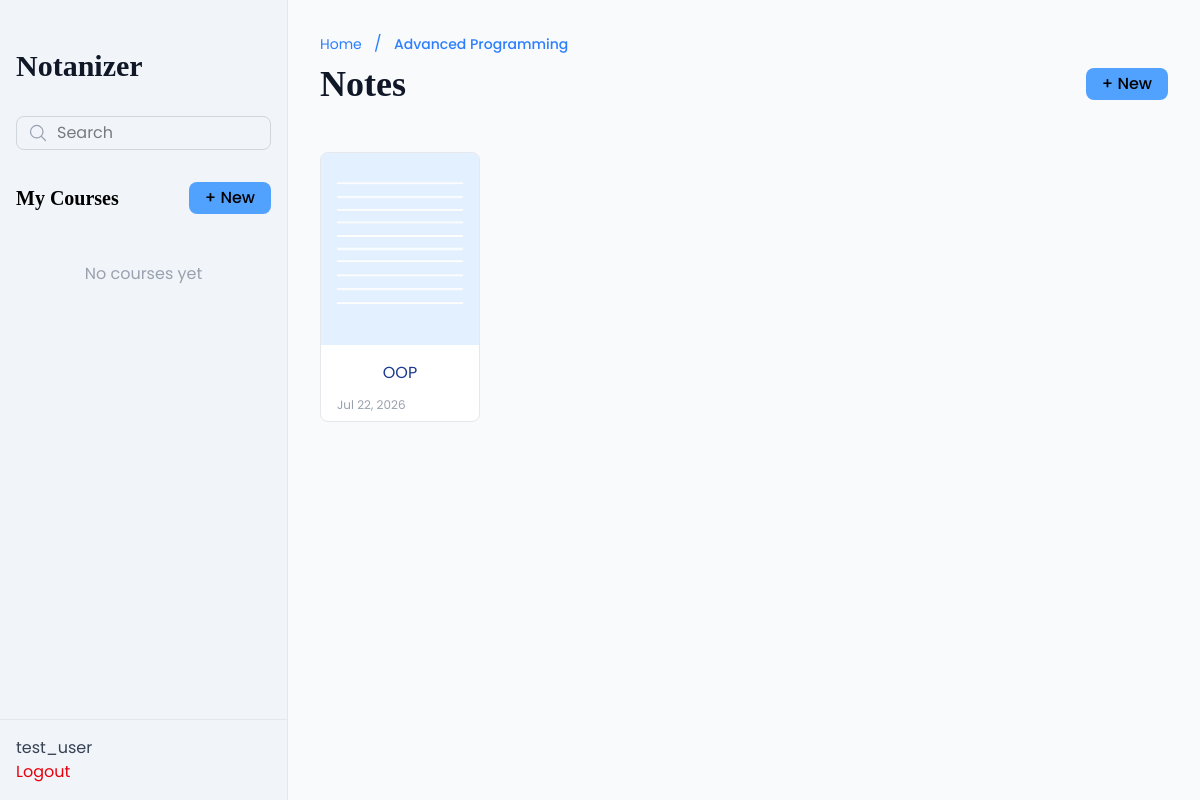
Screenshot of /course/1/ (signed in) with the database file from the repository.
### Notanizer/models.py (models this page shows, shortened)
class User(AbstractUser):
    pass

class Course(models.Model):
    title = models.CharField(max_length=100)
    description = models.TextField(blank=True, null=True)
    author = models.ForeignKey(User, on_delete=models.CASCADE)
    created = models.DateTimeField(auto_now_add=True)

class Note(models.Model):
    title = models.CharField(max_length=200)
    description = models.TextField(blank=True, null=True)
    content = models.TextField(blank=True, null=True)
    course = models.ForeignKey(Course, on_delete=models.CASCADE, related_name='notes')
    created = models.DateTimeField(auto_now_add=True)

### Notanizer/views.py (the view)
# urls.py: path('course/<int:course_id>/', views.course_detail, name='course_detail'),
@login_required
def course_detail(request, course_id):
    course = get_object_or_404(Course, id=course_id, author=request.user)
    return render(request, 'courses/detail.html', {'course': course})

### templates/courses/detail.html
{% extends 'base.html' %}
{% load static %}
{% block content %}
<div class="w-full">
    <div class="mb-2">
        <a href="{% url 'home' %}" class="text-sm text-blue-500">Home</a>
        <span class="mx-2 text-blue-500">/</span>
        <span class="text-sm text-blue-500 font-medium">{{ course.title }}</span>
    </div>
    <div class="flex items-center justify-between mb-8 gap-4">
        <h1 class="text-4xl font-bold text-gray-900">Notes</h1>
        <a href="{% url 'create_note' course.id %}" class="bg-blue-400 hover:bg-blue-500 text-black rounded-lg block text-center font-medium px-4 py-1 h-fit ml-auto">
            + New
        </a>
    </div>
    {% if course.notes.all %}
        <div class="grid grid-cols-2 md:grid-cols-4 lg:grid-cols-5 gap-3 mb-8">
            {% for note in course.notes.all %}
                <a href="{% url 'note_detail' note.id %}" class="course-card bg-white rounded-lg border border-gray-200 overflow-hidden mt-4">
                    <img src="{% static 'covers/Notes.jpg'%}" alt="{{ note.title }}" class="w-full h-48 object-cover">
                    <p class="mt-4 font-semi-bold text-blue-900 text-center px-2">{{ note.title }}</p>
                    <div class="flex justify-between items-center text-sm text-gray-500">
                        <p class="mt-3 text-xs text-center text-gray-400 mb-2 ml-4">{{ note.created|date:"M d, Y" }}</p>
                    </div>
                </a>
            {% endfor %}
        </div>
    {% else %}
            <p class="text-xl text-gray-600 p-12 mb-6">No notes yet.Tap <strong>New</strong> to create one!</p>
    {% endif %}
</div>
{% endblock %}

### templates/base.html (shortened to what this page needs)
{% load static %}
<!DOCTYPE html>
<html lang="en">
    <head>
        <link rel="stylesheet" href="{% static 'style.css' %}" />
        <link rel="stylesheet" href="{% static 'output.css' %}" />
    </head>
    <body class="bg-slate-50 m-0">
        <div class="flex h-screen w-screen">
            <aside class="bg-slate-100 w-72 border-r border-gray-200 flex flex-col">
                <div class="flex-1 overflow-y-auto min-h-0 p-4">
                    <h1 class="text-3xl text-gray-900 font-bold mr-auto py-8">Notanizer</h1>
                    <div class="relative mb-6">
                        <input type="text" placeholder="Search"
                        class="w-full px-4 py-1 pl-10 pr-4 border border-gray-300 rounded-lg focus:outline-none focus:ring-1 focus:ring-blue-400">
                    </div>
                    <div class="flex items-center justify-between mt-8 w-full">
                        <h1 class="text-xl font-semibold justify-start">My Courses</h1>
                        <a href="{% url 'create_course' %}" class="bg-blue-400 hover:bg-blue-500 text-black rounded-lg block text-center font-medium px-4 py-1 ml-auto">
                            + New
                        </a>
                    </div>
                    <div class="mt-4 space-y-4 justify-between overflow-y-auto">
                        {% for course in courses %}
                            <input type="checkbox" id="course-{{ course.id }}" class="hidden" unchecked>
                            <div class="course-header bg-gray-50 flex items-center justify-between p-3 rounded-lg">
                                <a href="{% url 'course_detail' course.id %}" class="text-gray-900 hover:text-blue-700">
                                    {{ course.title }}
                                </a>
                            </div>
                            <div class="notes" id="notes-{{ course.id }}">
                                {% for note in course.notes.all %}
                                    <a href="{% url 'note_detail' note.id %}" class="block px-4 py-6 text-sm text-gray-700 hover:bg-blue-500 hover:text-blue-600 border-l-2 border-transparent hover:border-blue-600">
                                        • {{ note.title }}
                                    </a>
                                {% empty %}
                                <p class="px-6 text-xs text-gray-400">No notes yet</p>
                                {% endfor %}
                                <a href="{% url 'create_note' course.id %}" class="block py-2 px-6 text-xs text-blue-500 hover:bg-blue-50 font-medium">
                                    ﹢ Add Note
                                </a>
                            </div>
                        {% empty %}
                        <p class="text-center text-gray-400 py-8">
                            No courses yet
                        </p>
                        {% endfor %}
                    </div>
                </div>
                <div class="border-t border-gray-200 p-4 mt-auto">
                    <span class="block text-gray-700">
                        {{ request.user.username }}
                    </span>
                    <form action="{% url 'logout' %}" method="POST">
                        <button type="submit" class="bg-transparent border-none text-red-600 hover:text-red-700 p-0">
                            Logout
                        </button>
                    </form>
                </div>
            </aside>
            <main id="main-content" class="flex-1 bg-slate-50 min-w-0 p-8">
            {% block content %}
            {% endblock %}
            </main>
            </div>
    </body>
</html>

### static/style.css (style rules this page uses)
.course-card { transition: transform 0.2s ease-out, box-shadow 0.2s ease-out, border-color 0.2s ease-out; }

### rows the page displays
User: user.username "test_user"
Course: title "Advanced Programming"
Note: title "OOP", created "Jul 22, 2026"
